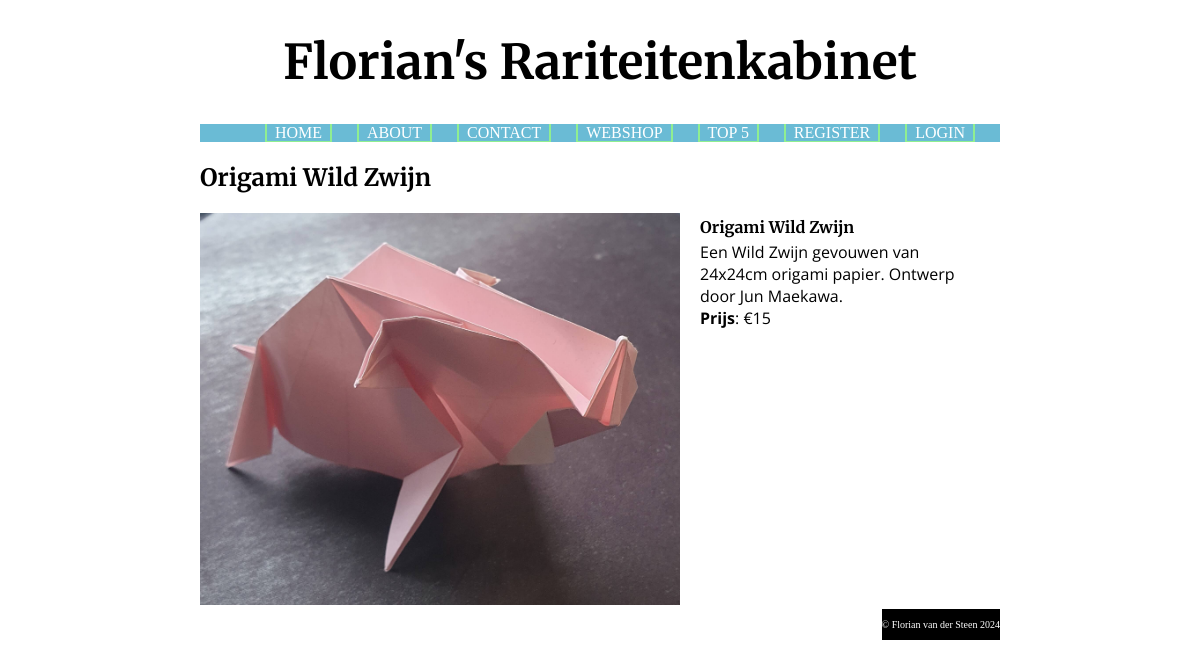
Screenshot of /index.php?page=detail&detail=2 with the database file from the repository.
### tables this page shows
CREATE TABLE `products` (
  `id` int(11) NOT NULL,
  `name` text NOT NULL,
  `description` text NOT NULL,
  `price` int(255) NOT NULL,
  `fname` text NOT NULL
);

### controllers/PageController.php (called while the page is built, shortened)
<?php
require_once("models/PageModel.php");
class PageController {
    private $model;
    private $modelFactory;
    public function __construct($modelFactory) {
        $this->modelFactory = $modelFactory;
        $this->model = $this->modelFactory->createModel('page');
    }
    public function handleRequest() {
        $this->processRequest();
        $this->showResponse();
    }
    private function getRequest() {
        $this->model->getRequestedPage();
    }
    private function processRequest() {
        switch ($this->model->page) {
            case "detail":
                require_once("models/ProductModel.php");
                $this->model = $this->modelFactory->createModel("product");
                $this->model->getDetailProduct();
                $this->model->handleCartAction();
                break;
        }
    }
    private function showResponse() {
        $this->model->createMenu();
        $this->model->setTitle();
        $view = NULL;
        switch ($this->model->page) {
            case "detail":
                include_once("views/DetailDoc.php");
                $view = new DetailDoc($this->model);
                break;
        }
        $view->show();
    }
}

### index.php (called while the page is built, shortened)
<?php
require_once("controllers/PageController.php");
require_once("CRUDFactory.php");
require_once("CRUD.php");
$crud = new CRUD();
$crudFactory = new CRUDFactory($crud);
$modelFactory = new ModelFactory($crudFactory);
$controller = new PageController($modelFactory);
$controller->handleRequest();

### models/ProductModel.php (called while the page is built, shortened)
<?php
require_once("PageModel.php");
class ProductModel extends PageModel {
    public $crud;
    public function __construct($pageModel, ProductCRUD $crud) {
        $this->crud = $crud;
    }
    public function getDetailProduct() {
        if ($this->isPost) {
            $productId = $this->getPostVar("productId");
        }
        else {
           $productId = $this->getGetVar("detail");
        }
        try {
            $this->products = $this->crud->readProductsByIDs([$productId]);
        }
        catch (Exception $e) {
            $this->errors["general"] = "Er is een technische storing. Probeer het later nogmaals.";
            $this->logError("Shop load failed. MySQL err:" . $e->getMessage());
        }
    }
}

### models/PageModel.php (called while the page is built, shortened)
<?php
class PageModel {
    protected function getGetVar($key, $default="") {
        $value = filter_input(INPUT_GET, $key, FILTER_SANITIZE_SPECIAL_CHARS);
        return isset($value) ? trim($value) : $default;
    }
}

### ProductCRUD.php (called while the page is built, shortened)
<?php
class ProductCRUD {
    private $crud;
    public function __construct(CRUD $crud) {
        $this->crud = $crud;
    }
    public function readProductsByIDs($ids) {
        $namedParams = "";
        $params = array();
        for($i=0; $i < count($ids); $i++) {
            $namedParams .= ":id" . $i . ",";
            $params[":id" . $i] = $ids[$i];
        }
        $namedParams[-1] = ")";
        $sql = 'SELECT * FROM products WHERE id IN (' . $namedParams . ';';
        $rows = $this->crud->readMultipleRows($sql, $params);
        return $rows;
    }
}

### CRUD.php (called while the page is built, shortened)
<?php
class CRUD {
    private $pdo;
    public function __construct() {
        $servername = getenv("MYSQL_FLORIAN_WEBSHOP_HOST");
        $dbname = getenv("MYSQL_FLORIAN_WEBSHOP_DATABASE");
        $username = getenv("MYSQL_FLORIAN_WEBSHOP_USER");
        $password = getenv("MYSQL_FLORIAN_WEBSHOP_PASSWORD");
        try {
            $this->pdo = new PDO("mysql:host=$servername;dbname=$dbname;port=3310", $username, $password);
            $this->pdo->setAttribute(PDO::ATTR_ERRMODE, PDO::ERRMODE_EXCEPTION);
        }
        catch(PDOException $e) {
            echo "Connection failed: " . $e->getMessage();
        }
    }
    private function bindParams($stmt, $params) {
        foreach($params as $varName=>$value) {
            if (is_int($value)) {
                $stmt->bindValue($varName, $value, PDO::PARAM_INT);
            }
            else {
                $stmt->bindValue($varName, $value);
            }
        }
    }
    public function readMultipleRows($sql, $params) {
        try {
            $stmt = $this->pdo->prepare($sql);
            $this->bindParams($stmt, $params);
            $stmt->execute();
            $stmt->setFetchMode(PDO::FETCH_OBJ);
            $rows = $stmt->fetchAll();
            return $rows;
        }
        catch (PDOException $e) {
            echo "Retrieval failed: " . $e->getMessage();
        }
    }
}

### views/DetailDoc.php (the view, shortened to what this page needs)
<?php
class DetailDoc extends ProductDoc {
    protected function showContent() {
        $product = $this->model->products[0];
        echo '<div class="detail">';
        echo '<h2>' . $product->name . '</h2>';
        echo '<img src="Images/' . $product->fname . '" alt="' . $product->description . '">';
        echo '<div class="detail-info">';
        echo '<h4>' . $product->name . '</h4>';
        echo '<p>' . $product->description . '<br><b>Prijs</b>: &euro;' . $product->price / 100 . '</p>';
        echo '</div>';
        echo '</div>';
    }
}

### css/styles.css (style rules this page uses)
body { width: 800px; margin: auto; background-color: white; }
h2, h3, h4 { font-family: "Merriweather", serif; }
.detail img { width: 60%; height: 60%; display: inline-block; margin-right: 10px; }
.detail p { font-family: "Open Sans", sans-serif; margin-top: 4px; }
.detail h4 { margin-bottom: 4px; margin-top: 4px; }
.detail-info { display: inline-block; width: 35%; vertical-align: top; margin-left: 10px; }

### rows the page displays
products: name "Origami Wild Zwijn", fname (picture), description "Een Wild Zwijn gevouwen van 24x24cm origami papier. Ontwerp door Jun Maekawa.", $product->price/100 "15"

### other values shown
$menuItem->text "HOME"
$menuItem->text "ABOUT"
$menuItem->text "CONTACT"
$menuItem->text "WEBSHOP"
$menuItem->text "TOP 5"
$menuItem->text "REGISTER"
$menuItem->text "LOGIN"
